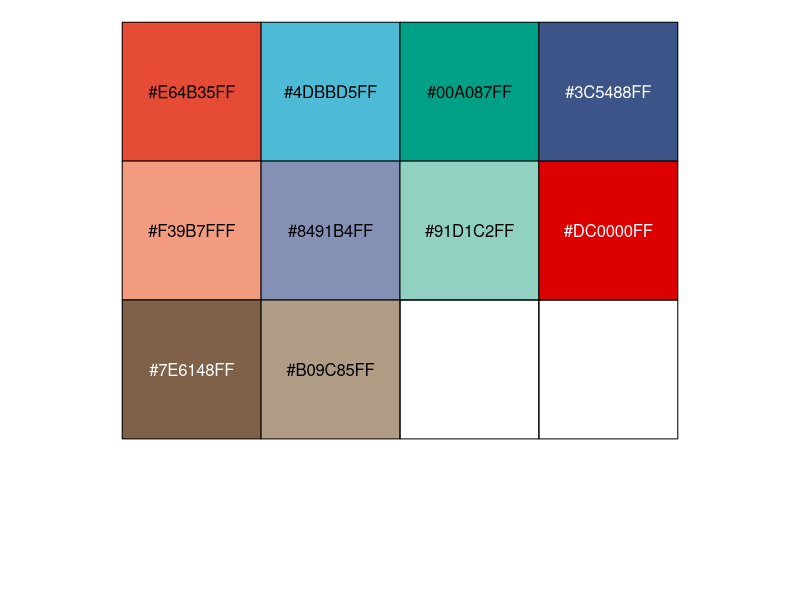
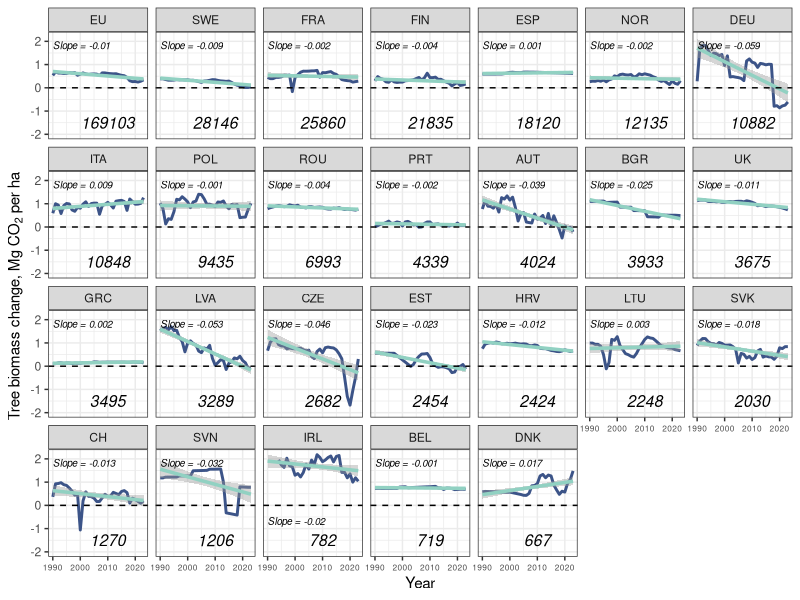
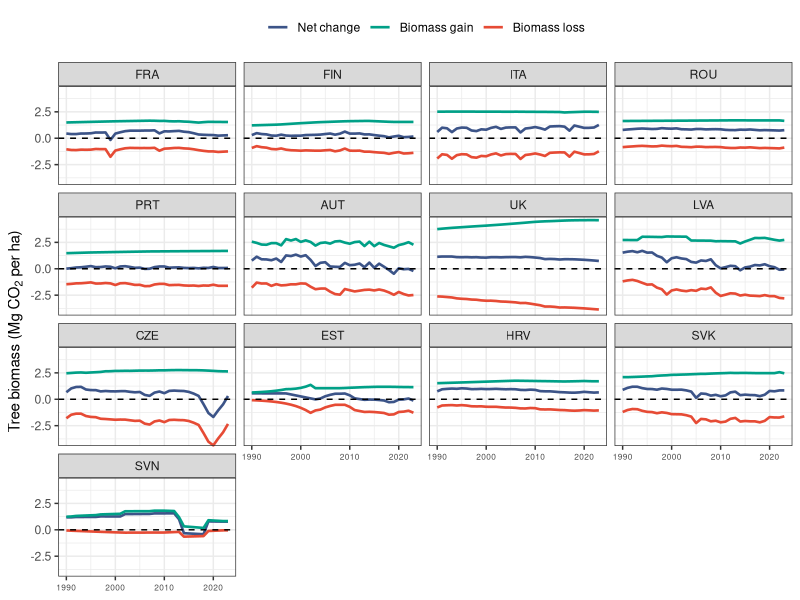
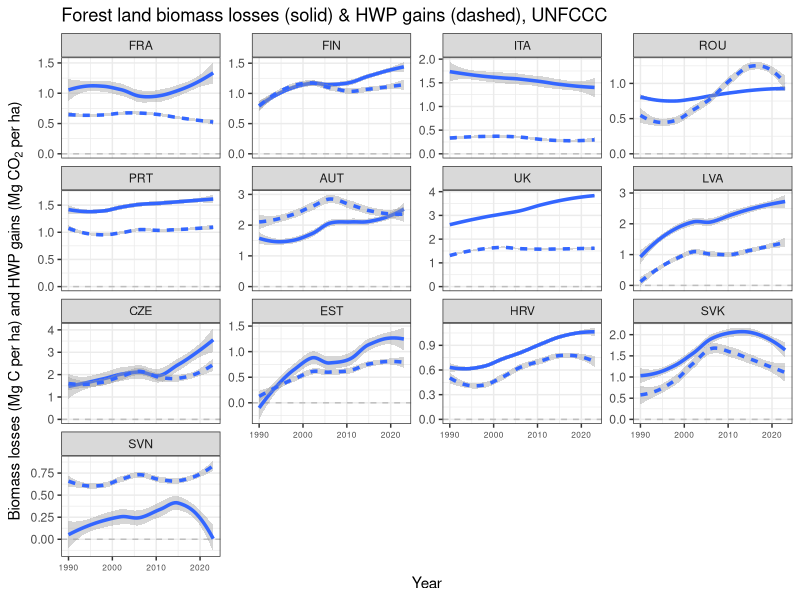
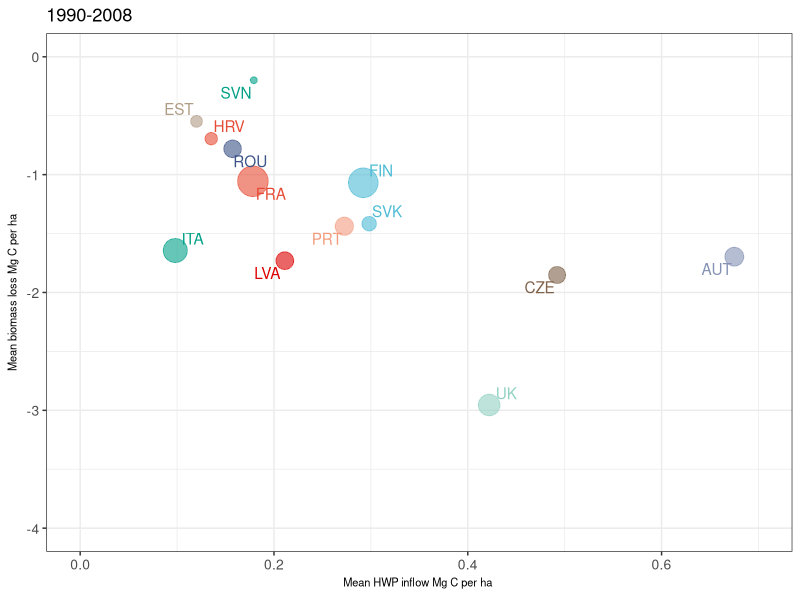
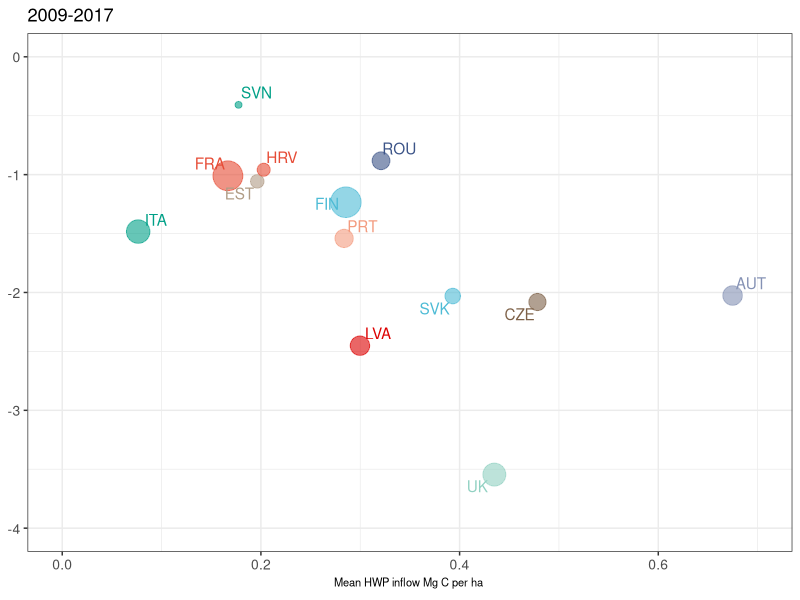
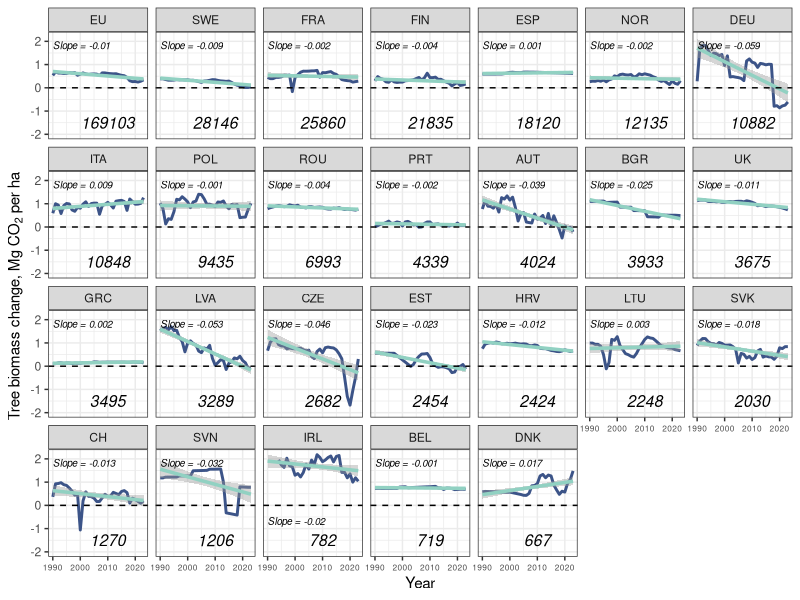
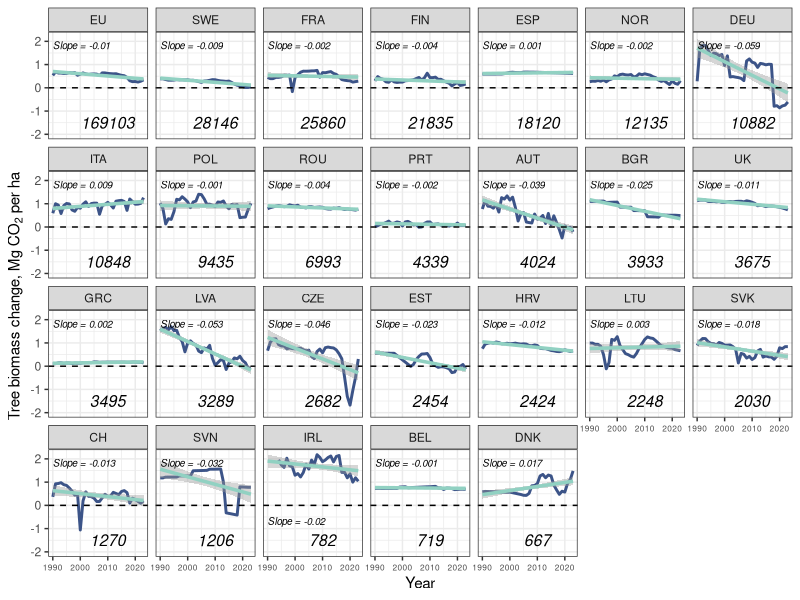

Generate these figures, in order, with R:
#############
####
getwd()

### read in data
library("readxl")
library("dplyr")
library("forcats")
library("tidyr")
library("ggsci")
library("scales")
library("gridExtra")
library("cowplot")
library("ggplot2")

###################
### UNFCCC data, published spring 2025, starting with FL data 
###################

# Excel file is in /data folder

FL <- as.data.frame(read_excel("./../sheets/GHGinv2025_all_countries_Restoration_1990_2023_20260109.xlsx", sheet="Table4.A FL"))

colnames(FL) <- c("country", "Year","totarea","minsoil","orgsoil", "biomassgain", "biomassloss", "biomasschange","DWchange","litterchange","minsoilchange","orgsoilchange","LBgain","LBloss","LBnet","DWnet","Lnet","MINnet","ORGnet","netco2")

# replacing NaN with NA
for (i in 1:dim(FL)[2]){   
FL[,i] <- ifelse(FL[,i]  %in% c("NaN"), NA, FL[,i] )
}
# converting numbers to numeric 
for (i in 2:dim(FL)[2]){   
FL[,i] <- as.numeric(FL[,i])
}
# Renaming GBR to UK
FL$country <- ifelse(FL$country=="GBR", "UK", FL$country)
FL$country <- ifelse(FL$country=="CHE", "CH", FL$country)


## data for whole EU, downloaded for EEA website 
## source: https://www.eea.europa.eu/en/analysis/publications/annual-european-union-greenhouse-gas-inventory-2025
## accessed 11.12.2025

EU <- as.data.frame(read_excel("./../sheets/EU_CRT_1990_2023.xlsx", sheet="Sheet1"))

colnames(EU) <- c("Year","totarea","minsoil","orgsoil", "biomassgain", "biomassloss", "biomasschange","DWchange","litterchange","minsoilchange","orgsoilchange","LBgain","LBloss","LBnet","DWnet","Lnet","MINnet","ORGnet","netco2","toHWP")

EU <-  EU %>%
    select(-toHWP) %>%
    mutate(country = "EU") %>%
    select(country, everything()) %>%
    mutate(biomasschange=LBnet/totarea) %>%
    mutate(biomassgain=NA, biomassloss=NA, DWchange=NA, litterchange=NA, minsoilchange=NA, orgsoilchange=NA) %>%
    mutate(Year=as.numeric(Year), biomassgain=as.numeric(biomassgain), biomassloss=as.numeric(biomassloss), DWchange=as.numeric(DWchange), litterchange=as.numeric(litterchange), minsoilchange=as.numeric(minsoilchange), orgsoilchange=as.numeric(orgsoilchange)) 

#### bind FL and European data frames

FL <- bind_rows(FL, EU)

## listing countries that have more than 500 kha of forests + EU + UK + NOR + CHE
EUplus500 <-  c("AUT","BEL","BGR","CH","CZE","DEU","DNK","ESP","EST","FIN","FRA","GRC","HRV","IRL","ITA","LTU","LVA","POL","PRT","ROU","SVK","SVN","SWE","NOR","UK", "EU")

FL2023 <- FL %>%
    filter(Year==2023) %>%
    filter(country %in% EUplus500)

# Listing sum for columns for EUplus500 countrues
colSums(FL2023[c("LBgain", "LBloss","LBnet","DWnet","Lnet","MINnet","ORGnet","netco2")], na.rm=TRUE)

FL <- FL %>%
        filter(country %in% EUplus500)

slope_data <- FL %>%
  group_by(country) %>%
  summarize(slope = coef(lm(biomasschange ~ Year))[["Year"]],
            x = 1990,            # x position for label
            y = 2)            # y position for label

slope_data <- slope_data %>%
  mutate(y = if_else(country == "IRL", -0.5, y))

# Create facet order from 2023 areas (largest to smallest)

facet_levels <- FL2023 %>%
  arrange(desc(totarea)) %>%
  pull(country)

FL2023 <- FL2023 %>%
  mutate(country = factor(country, levels = facet_levels))

# Apply ordering to both datasets used in the plot
FL <- FL %>%
  mutate(country = factor(country, levels = facet_levels))

slope_data <- slope_data %>%
  mutate(country = factor(country, levels = facet_levels))

npg_colors <- pal_npg("nrc")(10)  # Get 10 colors from NPG palette
print(npg_colors)
scales::show_col(npg_colors)

co2leg <- expression(paste("Tree biomass change, Mg CO"[2]," per ha", sep=" "))

p1 <- ggplot(data=FL, aes(x=Year, y=biomasschange)) +
    geom_line(color=npg_colors[4], linewidth = 1)+
    geom_smooth(method=lm, se=TRUE, linewidth=1.2, fullrange=TRUE, color = npg_colors[7]) +
    labs(y=co2leg) +   theme_bw() +
            theme(axis.text.x = element_text(size = 6)) +
    geom_hline(aes(yintercept=0), linetype=2) +
    ylim(-2,2.2) +
     geom_text(data=FL2023, aes(x=2010, y=-1.5, label=round((totarea), 0)), fontface = "italic", size = 4) +
    geom_text(data = slope_data, aes(x = 1990, y = y, label = paste0("Slope = ", round(slope, 3))),
            hjust = 0, vjust = 1, inherit.aes = FALSE, fontface = "italic", size = 2.5) +
                facet_wrap(~country, nrow=4)

p1

ggsave(p1, file="../figs/Figure1.pdf",device=pdf,
        width=18, height=12,  unit = "cm")

ggsave(p1, file="../figs/Figure1.png", width=18, height=12, unit = "cm")

#######################
### Figure 2

with_losses <- c("AUT","CZE","EST","FIN","FRA","HRV","ITA","LVA","PRT","ROU","SVK","SVN","UK")
## excluding Ireland, as its values are in different scale 

# 1) Reshape to long format
FL_long <- FL %>%
  select(country, Year, biomassgain, biomassloss, biomasschange) %>%
  filter(country %in% with_losses) %>%
  pivot_longer(
    cols = c(biomassgain, biomassloss, biomasschange),
    names_to = "variable",
    values_to = "value"
  )

# 2) Nice labels for legend
var_labels <- c(
  biomassgain   = "Biomass gain",
  biomassloss   = "Biomass loss",
  biomasschange = "Net change"
)

# 3) Colors (NPG palette)
npg_colors <- pal_npg("nrc")(10)
col_map <- c(
  biomassgain   = npg_colors[3],  # e.g., green
  biomassloss   = npg_colors[1],  # e.g., red
  biomasschange = npg_colors[4]   # e.g., blue
)

# 4) Linetypes (optional to enhance readability)
lt_map <- c(
  biomassgain   = "solid",
  biomassloss   = "solid",
  biomasschange = "solid"
)

# 5) Plot
co2leg2 <- expression(paste("Tree biomass (Mg CO"[2], " per ha)", sep = ""))

p2 <- ggplot(FL_long, aes(x = Year, y = value, color = variable, linetype = variable)) +
  geom_line(linewidth = 0.9, na.rm = TRUE) +
  scale_color_manual(values = col_map, labels = var_labels, name = NULL) +
  scale_linetype_manual(values = lt_map, labels = var_labels, name = NULL) +
  labs(y = co2leg2, x = NULL) +
  theme_bw() +
  theme(
    axis.text.x = element_text(size = 6),
    legend.position = "top",
    legend.title = element_blank()
  ) +
  geom_hline(yintercept = 0, linetype = 2) +
  coord_cartesian(ylim = c(-4, 4.5)) +
  facet_wrap(~ country, ncol = 4)

p2

ggsave(p2, file="../figs/Figure2.pdf",device=pdf,
        width=18, height=18,  unit = "cm")
ggsave(p2, file="../figs/Figure2.png", width=18, height=18, unit = "cm")

######
## Figure for biomass losses and HWP gains
######


hwpgains <-  as.data.frame(read_excel("./GHGinv2025_all_countries_no_EUA_Table4.Gs1_HWP_gains_losses_1990_2023_20260109.xlsx", sheet="Total HWP gains"))
colnames(hwpgains) <- c("row","country","Year","hwp_gains")

hwpgains$country <- ifelse(hwpgains$country=="GBR", "UK", hwpgains$country)

hwpgains <- hwpgains %>%
        filter(country %in% EUplus500)

FL_hwp <- FL %>%
    select(country, Year, totarea, biomassgain, biomassloss)

wrongunit <- c("TUR","BEL","ESP","FRA","GRC","PRT","NOR","SVK","SWE")

### countries with Living Biomass losses

LB_count <- c("AUT","CZE","EST","FIN","FRA","HRV","ITA","LVA","PRT","ROU","SVK","SVN","UK")

FL_hwp <- merge(FL_hwp, hwpgains) %>%
    mutate(hwp_gains=as.numeric(paste(hwp_gains))) %>%
    mutate(hwp_perha=(-3.6666*hwp_gains)/(totarea*1000)) %>%
    select(country, Year, biomassgain, biomassloss, hwp_perha) %>%
    mutate(hwp_perha= if_else(country %in% wrongunit, hwp_perha, 1000*hwp_perha)) %>%
    mutate(biomassloss=-as.numeric(paste(biomassloss))) %>%
    mutate(biomassloss=-1 * biomassloss)

fl.hwp.long <- gather(FL_hwp, type, sink, biomassgain:hwp_perha) %>%
    filter(type %in% c("biomassloss", "hwp_perha")) %>%
    mutate(sink=as.numeric(paste(sink))) %>%
    mutate(sink=-1*sink) %>% #removing countries that do not have LB losses 
    filter(country %in% with_losses)

yleg2 <- expression(paste("Biomass losses (Mg C per ha) and HWP gains (Mg CO"[2]," per ha) ", sep=" "))

# If you’re plotting fl.hwp.long:

present_levels <- intersect(facet_levels, unique(fl.hwp.long$country))
fl.hwp.long <- fl.hwp.long %>%
    mutate(country = fct_relevel(country, present_levels))

p3 <- ggplot(fl.hwp.long, aes(x=Year, y=sink, linetype=type, group=type)) +
 #       ylim(c(-7,0)) +
        ylab(yleg2) +
        geom_hline(aes(yintercept=0), linetype=2, color="gray") +
        geom_smooth(method=loess, se=TRUE, linewidth=1.2, fullrange=TRUE) +
        scale_color_manual(values = npg_colors[4]) +
        theme_bw() +
            theme(axis.text.x = element_text(size = 6)) +

        facet_wrap(~country, scales="free_y", ncol=4) +
    
    ggtitle("Forest land biomass losses (solid) & HWP gains (dashed), UNFCCC") +
        theme(legend.position="none") 

p3

ggsave(p3, file="../figs/Figure3.pdf",device=pdf,
      width=18, height=18, unit = "cm")
ggsave(p3, file="../figs/Figure3.png",  width=18, height=18, unit = "cm")

#################
### doing figrue 4
#################

# extending color palette for all countries
extended_colors <- rep(npg_colors, length.out = 20)  # for 20 groups

LBloss <- FL %>%
    select(country, Year, LBloss)

FL_hwp <- merge(FL_hwp, LBloss)

FL_hwp2 <-  FL_hwp %>%
    mutate(period = ifelse(Year<2009, "1990-2008", "2009-2017")) %>%
    mutate(period = ifelse(Year>2017, "2018-2023", period)) %>%
    group_by(country, period) %>%
    summarize(mean.gain = mean(biomassgain), mean.loss = mean(biomassloss), mean.hwp = mean(-1*hwp_perha), mean.totloss = mean(-1*LBloss)) %>%  ### NOTE converting HWP_perha and BMloss to positive
    filter(country %in% LB_count) %>%
    mutate(mean.hwp = mean.hwp / 3.66666)

##########

## modification of legends

co2legX <- expression(paste("Mean HWP inflow Mg C per ha", sep=" "))
co2legY <- expression(paste("Mean biomass loss Mg C per ha"))

# Common theme modification
theme_mod <- theme_bw() +  theme(axis.text = element_text(size = 10), axis.title = element_text(size = 8))  # Adjust font size here
              
p6 <- ggplot(data=FL_hwp2[FL_hwp2$period=="1990-2008",], aes(y=mean.loss, x=mean.hwp, color=country)) +
  geom_point(alpha=0.6, aes(size=mean.totloss)) +
     scale_size(range = c(2, 10), guide = "none") +
    # Removes bubble size legend
     scale_color_manual(values = extended_colors,
     guide = "none") +
    ylim(-4,0) +
    xlim(0, 0.7) +
    theme_mod +
    labs(y=co2legY, x=co2legX, size="Total biomass  \n losses", color="Country", title="1990-2008") +
    ggrepel::geom_text_repel(data = FL_hwp2[FL_hwp2$period=="1990-2008",], aes(label = country), show.legend = FALSE, max.overlaps = Inf)

p6

p7 <- ggplot(data=FL_hwp2[FL_hwp2$period=="2009-2017",], aes(y=mean.loss, x=mean.hwp, color=country)) +
  geom_point(alpha=0.6, aes(size=mean.totloss)) +
      scale_size(range = c(2, 10), guide = "none") +
    # Removes bubble size legend
     scale_color_manual(values = extended_colors,
     guide = "none") +
    ylim(-4,0) +
    xlim(0, 0.7) +
    theme_mod +
    labs(y=NULL, x=co2legX, size="Total biomass \n losses", color="Country", title="2009-2017") +
    ggrepel::geom_text_repel(data = FL_hwp2[FL_hwp2$period=="2009-2017",], aes(label = country), show.legend = FALSE, max.overlaps = Inf)

p7


p8 <- ggplot(data = FL_hwp2[FL_hwp2$period == "2018-2023",],aes(y = mean.loss, x = mean.hwp, color = country)) +
    geom_point(alpha = 0.6, aes(size = mean.totloss)) +
      scale_size(range=c(2,10)) +
    scale_color_manual(values = extended_colors,
    guide = guide_legend(override.aes = list(size=3, shape = 16))) +
    
    scale_size(range = c(2, 10), guide = "none") +
    # Removes bubble size legend
     scale_color_manual(values = extended_colors,
     guide = "none") +
    ylim(-4, 0) +
    xlim(0, 0.7) +
    theme_mod +
    labs(y = NULL, x = co2legX,color = "Country", title = "2018-2023") +
    ggrepel::geom_text_repel(data = FL_hwp2[FL_hwp2$period=="2018-2023",], aes(label = country), show.legend = FALSE, max.overlaps = Inf)
        
## Composite plot with equal widths
composite <- plot_grid(p6, p7, p8, nrow = 1, align = "v", rel_widths = c(1, 1, 1))

ggsave(composite, file="../figs/Figure4.pdf",device=pdf,
       width=18, height=12, unit = "cm")
ggsave(composite, file="../figs/Figure4.png",   width=18, height=12, unit = "cm")
